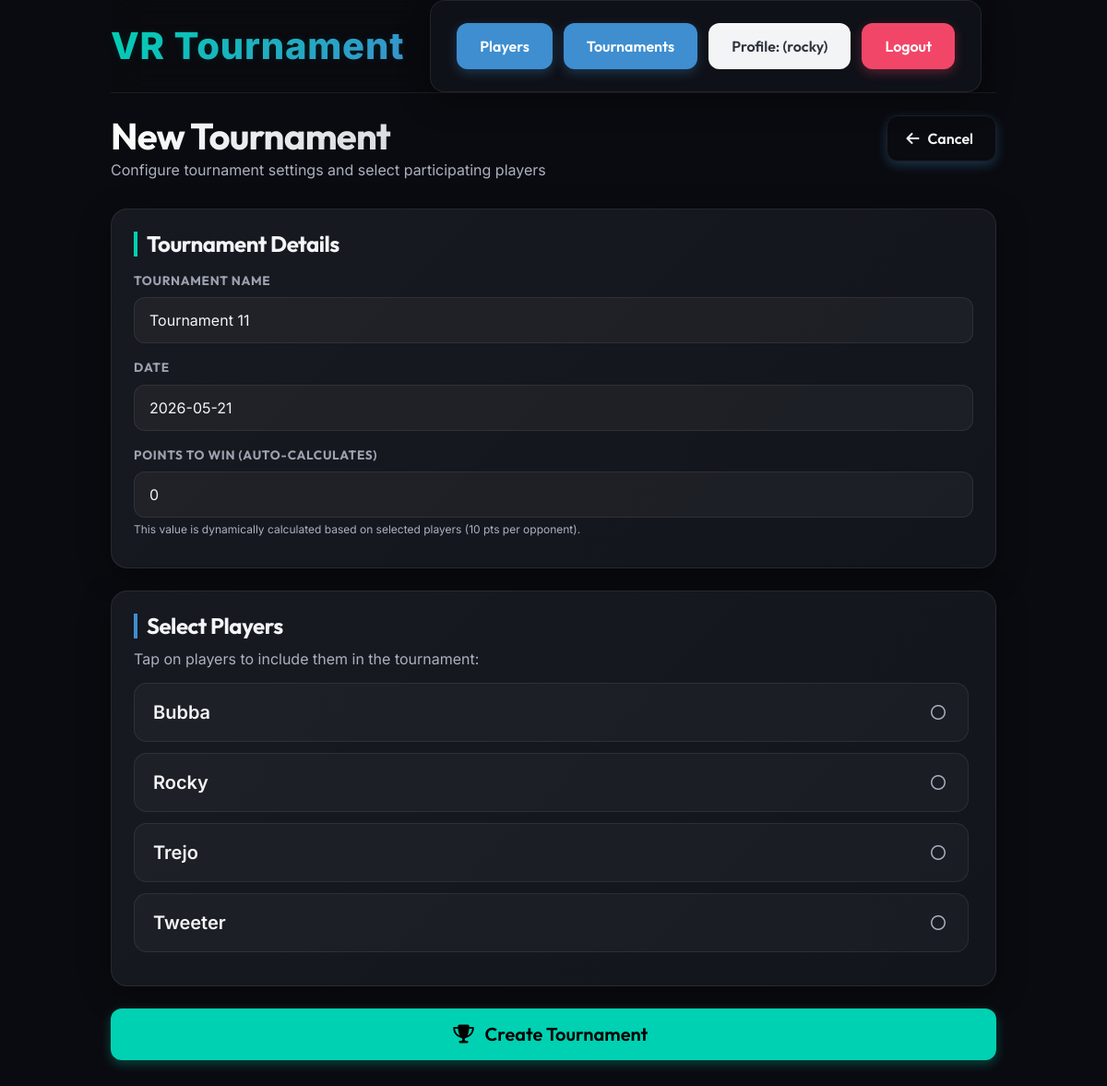
Page /create_tournament/ (signed in) on the committed database.
### vr_tournaments/models.py (models this page shows, shortened)
class Player(models.Model):
    name = models.CharField(max_length=255, unique=True)
    tournaments = models.ManyToManyField(Tournament, related_name="players")

### vr_tournaments/views.py (the view)
# urls.py: path("create_tournament/", views.create_tournament, name="create_tournament"),
@login_required
@user_passes_test(is_poweruser)
def create_tournament(request):
    all_players = Player.objects.all().order_by("name")
    if request.method == "POST":
        form = TournamentForm(request.POST)
        if form.is_valid():
            tournament = form.save()
            player_ids = request.POST.getlist("players")
            if player_ids:
                players = Player.objects.filter(id__in=player_ids)
                tournament.players.add(*players)
                count = players.count()
                tournament.points_to_win = max(0, (count - 1) * 10)
                tournament.save()
            logger.info(
                f"User '{request.user.username}' created tournament '{tournament.name}' with {len(player_ids)} players."
            )
            return redirect("tournament_detail", pk=tournament.pk)
    else:
        form = TournamentForm()
    return render(request, "create_tournament.html", {"form": form, "all_players": all_players})

### vr_tournaments/forms.py
class TournamentForm(forms.ModelForm):
    class Meta:
        model = Tournament
        fields = (
            "name",
            "date",
            "points_to_win",
        )
    def __init__(self, *args, **kwargs):
        super().__init__(*args, **kwargs)
        self.fields["name"].initial = f"Tournament {Tournament.objects.count() + 1}"
        self.fields["points_to_win"].initial = 0

### vr_tournaments/views.py (called while the page is built)
def is_poweruser(user):
    return user.groups.filter(name="powerUser").exists() or user.is_superuser

### vr_tournaments/templates/create_tournament.html (shortened to what this page needs)
{% extends "base.html" %}
{% block content %}
    <div class="page-header">
        <div class="page-title-group">
            <h1 class="title is-2 m-0" style="background: linear-gradient(135deg, #fff 0%, var(--text-muted) 100%); -webkit-background-clip: text; -webkit-text-fill-color: transparent;">New Tournament</h1>
            <p class="subtitle is-6 mt-1 has-text-grey-light">Configure tournament settings and select participating players</p>
        </div>
        <a class="button is-outlined is-info" href="{% url 'tournaments' %}">
            <span class="icon"><i class="fas fa-arrow-left"></i></span>
            <span>Cancel</span>
        </a>
    </div>
    <form method="post" action="{% url 'create_tournament' %}">
        <div class="box mb-5">
            <h2 class="title is-4 mb-4" style="border-left: 4px solid var(--accent-cyan); padding-left: 10px;">Tournament Details</h2>
            <div class="field mb-4">
                <label class="label">Tournament Name</label>
                <div class="control">{{ form.name }}</div>
            </div>
            <div class="field mb-4">
                <label class="label">Date</label>
                <div class="control">{{ form.date }}</div>
            </div>
            <div class="field mb-2">
                <label class="label">Points to Win (Auto-calculates)</label>
                <div class="control">{{ form.points_to_win }}</div>
                <p class="help has-text-grey-light mt-1">This value is dynamically calculated based on selected players (10 pts per opponent).</p>
            </div>
        </div>
        <div class="box mb-5">
            <h2 class="title is-4 mb-3" style="border-left: 4px solid var(--accent-blue); padding-left: 10px;">Select Players</h2>
            <p class="subtitle is-6 has-text-grey-light mb-4">Tap on players to include them in the tournament:</p>
            <div class="players-selection-grid" style="max-height: 350px; overflow-y: auto; padding-right: 5px;">
                {% for player in all_players %}
                    <label class="player-btn-label mb-3">
                        <span class="is-size-5 has-text-weight-semibold">{{ player.name }}</span>
                        <span class="icon check-icon has-text-grey-light"><i class="far fa-circle"></i></span>
                    </label>
                {% empty %}
                    <p class="has-text-grey-light has-text-centered py-4">No players available. Please add players first.</p>
                {% endfor %}
            </div>
        </div>
        <button class="button is-primary is-fullwidth is-medium mt-5" type="submit">
            <span class="icon mr-2"><i class="fas fa-trophy"></i></span>
            Create Tournament
        </button>
    </form>
{% endblock content %}

### vr_tournaments/templates/base.html (shortened to what this page needs)
{% load static %}
<!DOCTYPE html>
<html lang="en" data-theme="dark">
    <head>
        <link rel="stylesheet"
              href="https://cdn.jsdelivr.net/npm/bulma@1.0.4/css/bulma.min.css" />
        <link rel="stylesheet" href="{% static 'css/style.css' %}" />
    </head>
    <body>
        <div class="container">
            <nav class="navbar is-transparent"
                 role="navigation"
                 aria-label="main navigation">
                <div class="navbar-brand">
                    <a class="navbar-item" href="{% url 'index' %}">
                        <h1 class="vr-title is-size-2 is-family-sans-serif">VR Tournament</h1>
                    </a>
                </div>
                <div class="navbar-menu  mx-4" id="navMenu">
                    <div class="navbar-end">
                        <div class="navbar-item">
                            <div class="buttons">
                                {% if user.is_authenticated %}
                                    {% if user.is_superuser %}
                                        <a class="button is-info" href="{% url 'players' %}">Players</a>
                                    {% endif %}
                                    <a class="button is-info" href="{% url 'tournaments' %}">Tournaments</a>
                                    <a class="button is-light" href="{% url 'profile' %}">Profile: ({{ user.username }})</a>
                                    <form method="post" action="{% url 'logout' %}" style="display: inline;">
                                        <button type="submit" class="button is-danger">Logout</button>
                                    </form>
                                {% else %}
                                    <a class="button is-success" href="{% url 'login' %}">Login</a>
                                {% endif %}
                            </div>
                        </div>
                    </div>
                </div>
            </nav>
        </div>
        <section class="section">
            <div class="container">
                {% block content %}
                {% endblock content %}
            </div>
        </section>
    </body>
</html>

### vr_tournaments/templates/base.html (style rules this page uses)
.vr-title { background: linear-gradient(135deg, #00d1b2 0%, #3e8ed0 100%); -webkit-background-clip: text; -webkit-text-fill-color: transparent; text-shadow: 0 0 10px rgba(0, 209, 178, 0.1); font-weight: 800 !important; letter-spacing: 0.02em; transition: filter 0.3s ease; }

### rows in the picture
Player: name "Bubba"
Player: name "Rocky"
Player: name "Trejo"
Player: name "Tweeter"

### other values in the picture
{{ user.username }} "rocky"
